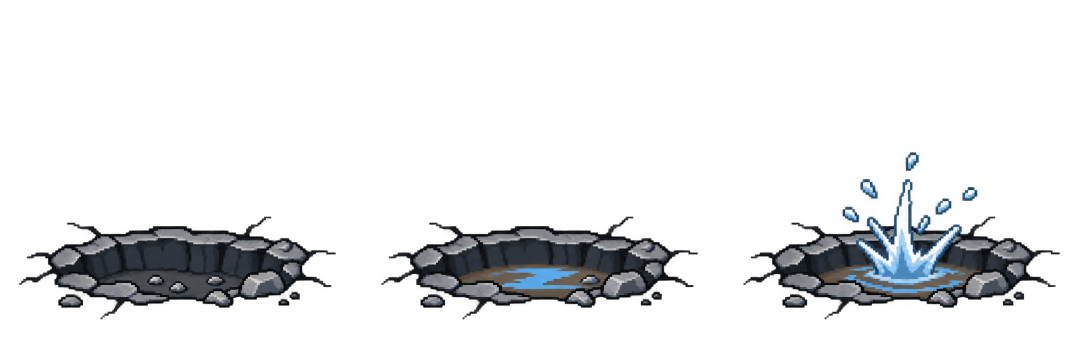
#> input picture prompts/street-hazards/pothole.png, 2172 x 724 px (shown at 1/2 size); its folder holds 3 pictures in this run
$ python prepare-street-hazards.py
#> lines starting #> are read from the running program, lines starting #| are printed output that depends on the picture; after the words box and inside, x2 and y2 are one past the last pixel; in counts of white or black regions, pixels touching at a corner belong together
"""Normalize ImageGen street decals; keep a common floor pivot and pothole rim.

Source PNGs with provenance: prompts/street-hazards/{pothole,manhole}.png.
Runtime cells are 256x192, with floor/collision center at (128,140), rendered at .5x.
"""
from pathlib import Path
import numpy as np
from PIL import Image,ImageDraw

ROOT=Path(__file__).resolve().parents[1]
SOURCE=ROOT/'prompts/street-hazards'
DEST=ROOT/'src/data/hazards'

def hard_alpha(image):
    image=image.copy();image.putalpha(image.getchannel('A').point(lambda a:255 if a>=160 else 0))
    return image

def row_cells(name,count=3):
#> called with name = 'pothole', count = 3
    im=Image.open(SOURCE/f'{name}.png').convert('RGBA')
#> im is the input picture: PIL image 2172x724 RGBA; mean R, G, B, A 11.1, 12.4, 14.4, 33.8
    return [hard_alpha(im.crop((round(i*im.width/count),0,round((i+1)*im.width/count),im.height))) for i in range(count)]

def at_pivot(im,pivot,ratio):
    # Keep coordinates shared instead of fitting each pose's visible bounds.
    width,height=round(im.width*ratio),round(im.height*ratio)
    scaled=im.resize((width,height),Image.Resampling.NEAREST)
    box=scaled.getbbox();assert box
    pose=scaled.crop(box)
    x=128+box[0]-round(pivot[0]*width/im.width);y=140+box[1]-round(pivot[1]*height/im.height)
    assert x>=2 and y>=2 and x+pose.width<=254 and y+pose.height<=190,(box,x,y,pose.size)
    out=Image.new('RGBA',(256,192));out.alpha_composite(pose,(x,y));return out

def save_strip(name,poses,colors=40):
    strip=Image.new('RGBA',(256*len(poses),192))
    # Shared limited palette, nearest-neighbor, hard alpha: no chroma/AA fringe.
    opaque=np.concatenate([np.asarray(p)[np.asarray(p)[:,:,3]>0,:3] for p in poses])
    palette=Image.fromarray(opaque.reshape(1,-1,3)).quantize(colors=colors,dither=Image.Dither.NONE)
    for i,pose in enumerate(poses):
        alpha=pose.getchannel('A');pose=pose.convert('RGB').quantize(palette=palette,dither=Image.Dither.NONE).convert('RGBA');pose.putalpha(alpha)
        strip.alpha_composite(pose,(i*256,0))
    strip.save(DEST/f'{name}.png')

def pothole():
    dry,wet,splash=row_cells('pothole')
    # Copy the exact original rim/outline, only replace its puddle interior.
    interior=Image.new('L',dry.size);ImageDraw.Draw(interior).polygon([(169,532),(233,516),(490,518),(573,546),(537,581),(448,594),(255,593),(143,566)],fill=255)
#> after `interior = Image.new('L', dry.size)`: interior: PIL image 724x724 L; every value is 0
#> after `ImageDraw.Draw(interior).polygon([(169, 532), (233, 516), (490, 518), `:
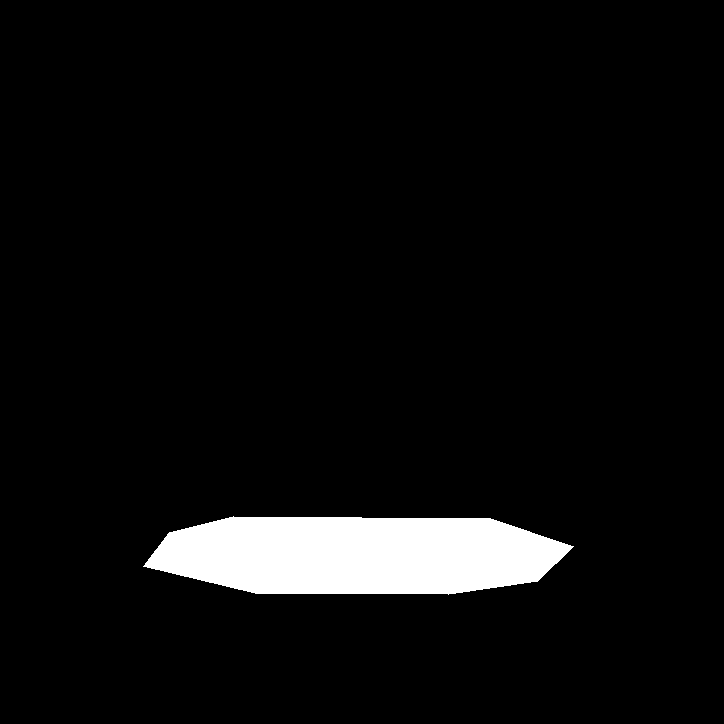
#> interior: PIL image 724x724 L; 5.2% white; 1 white region, box (x1, y1, x2, y2) and area: (143, 516, 574, 595) 27266
    wet=Image.composite(wet,dry,interior)
    arr=np.asarray(splash);yy=np.indices(arr.shape[:2])[0]
    blue=(arr[:,:,2].astype(float)>arr[:,:,0]*1.08)&(arr[:,:,2]>=arr[:,:,1]*.95)&(arr[:,:,2]>80)&(arr[:,:,3]>=160)&(yy<554)
#> blue: shape (724, 724) bool; 3.6% white; 120 white regions (93 under 20 px), largest, box (x1, y1, x2, y2) and area: (253, 359, 475, 554) 12993, (273, 358, 307, 397) 741, (423, 397, 455, 429) 596
    mask=Image.fromarray(np.maximum(np.asarray(interior),blue.astype('uint8')*255))
#> mask: PIL image 724x724 L; 7.7% white; 114 white regions (90 under 20 px), largest, box (x1, y1, x2, y2) and area: (139, 359, 574, 595) 34893, (273, 358, 307, 397) 741, (423, 397, 455, 429) 596
    splash=Image.composite(splash,wet,mask)
    save_strip('pothole',[at_pivot(p,(355,540),.39) for p in [dry,wet,splash]])
#> in at_pivot, `box = scaled.getbbox()`: box = (15, 169, 261, 249)
#> in at_pivot, `x = 128 + box[0] - round(pivot[0] * width / im.width)`: x = 5
#> in at_pivot, `y = 140 + box[1] - round(pivot[1] * height / im.height)`: y = 99
#> in at_pivot, `out = Image.new('RGBA', (256, 192))`: out: PIL image 256x192 RGBA; every value is 0
#> in at_pivot, `out.alpha_composite(pose, (x, y))`:
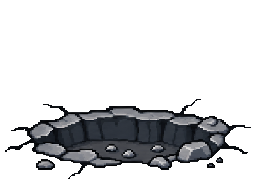
#> out: PIL image 256x192 RGBA; mean R, G, B, A 13.4, 14, 15.4, 53; transparent parts drawn white
#> call 3 of at_pivot, with pivot = (355, 540), ratio = 0.39
#> in at_pivot (call 3), `box = scaled.getbbox()`: box = (15, 119, 261, 249)
#> in at_pivot (call 3), `pose=scaled.crop(box)`:
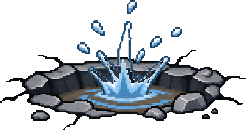
#> pose: PIL image 246x130 RGBA; mean R, G, B, A 28.5, 33.2, 37.9, 88; transparent parts drawn white
#> in at_pivot (call 3), `y = 140 + box[1] - round(pivot[1] * height / im.height)`: y = 49
#> in save_strip, `strip=Image.new('RGBA',(256*len(poses),192))`: strip: PIL image 768x192 RGBA; every value is 0
#> the loop in save_strip, `for i,pose in enumerate(poses):` made 3 passes

def manhole():
    poses=row_cells('manhole');out=[]
#> call 2 of row_cells, with name = 'manhole', count = 3
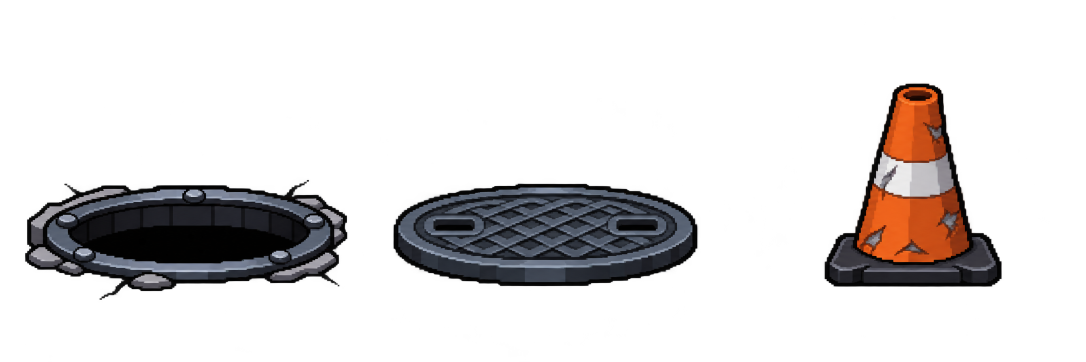
#> input picture prompts/street-hazards/manhole.png, 2172 x 724 px (shown at 1/2 size)
#> in row_cells, im is the input picture: PIL image 2172x724 RGBA; mean R, G, B, A 13.8, 11.3, 11.2, 47.6
#> after `poses = row_cells('manhole')`: poses = 3 items
    # Hole, detached lid and upright cone are separate sprites, not animation states.
    for i,im in enumerate(poses):
        box=im.getbbox();assert box
        if i==0:
            pivot=((box[0]+box[2])/2,(box[1]+box[3])/2)
            ratio=156/(box[2]-box[0])
        else:
            pivot=((box[0]+box[2])/2,box[3]-1 if i==2 else (box[1]+box[3])/2)
            ratio=(52/(box[3]-box[1])) if i==2 else 68/(box[2]-box[0])
        out.append(at_pivot(im,pivot,ratio))
#> this loop made 3 passes
#> (ratio, width in at_pivot, height in at_pivot, x in at_pivot, y in at_pivot) on passes 1 to 3: (0.243, 176, 176, 49, 111), (0.112, 81, 81, 94, 128), (0.128, 93, 93, 105, 88)
#> pass 1, in at_pivot (call 4), `scaled=im.resize((width,height),Image.Resampling.NEAREST)`:
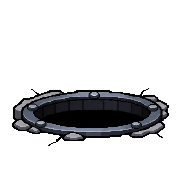
#> scaled: PIL image 176x176 RGBA; mean R, G, B, A 9.9, 10.3, 11.7, 53.6; transparent parts drawn white
#> after the loop, out = 3 items
    save_strip('manhole',out)
#> the loop in save_strip (call 2), `for i,pose in enumerate(poses):` made 3 passes
#> after the loop in save_strip (call 2), `for i,pose in enumerate(poses):`: alpha: PIL image 256x192 L; 2.8% white; 1 white region, box (x1, y1, x2, y2) and area: (105, 88, 150, 141) 1378

def manhole_v2():
    base,impact,lid,cone=row_cells('manhole-v2',4)
#> call 3 of row_cells, with name = 'manhole-v2', count = 4
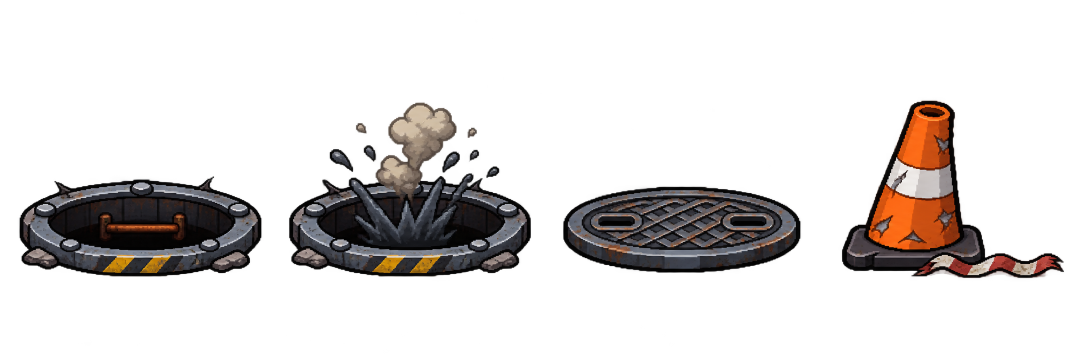
#> input picture prompts/street-hazards/manhole-v2.png, 2172 x 724 px (shown at 1/2 size)
#> in row_cells, im is the input picture: PIL image 2172x724 RGBA; mean R, G, B, A 15.9, 12.7, 11.5, 49.3
#> in hard_alpha (call 7), `image = image.copy()`:
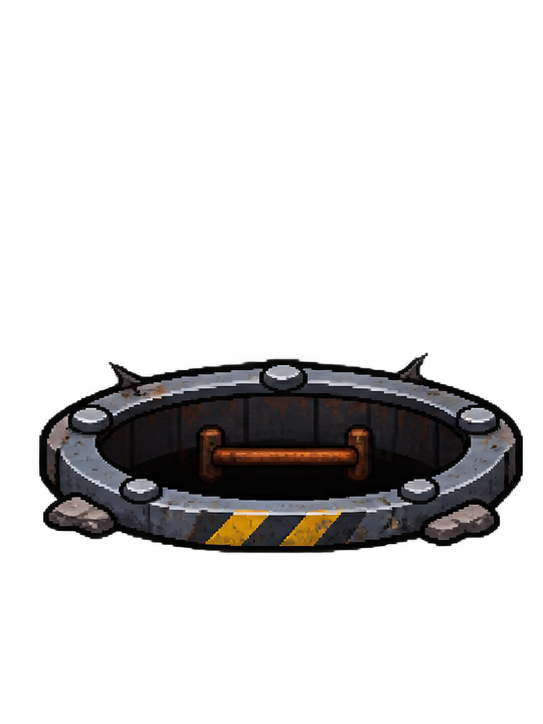
#> image: PIL image 543x724 RGBA; mean R, G, B, A 11.6, 10.5, 10.3, 50.3; transparent parts drawn white
    # Keep the worn safety paint yellow rather than merging it into cone/rust orange.
    arr=np.array(base);yy,xx=np.indices(arr.shape[:2]);rgb=arr[:,:,:3].astype(float)
    paint=(xx>180)&(xx<360)&(yy>500)&(arr[:,:,3]>0)&(rgb[:,:,0]>120)&(rgb[:,:,1]>75)&(rgb[:,:,0]>rgb[:,:,1]*1.3)&(rgb[:,:,2]<90)
    arr[:,:,1][paint]=(rgb[:,:,0][paint]*.8).astype('uint8');arr[:,:,2][paint]=(rgb[:,:,0][paint]*.25).astype('uint8')
    base=Image.fromarray(arr)
    # Correct the draft's five-pixel drift before extracting the rising effect.
    aligned=Image.new('RGBA',base.size);aligned.alpha_composite(impact,(5,0))
    arr=np.asarray(aligned);yy,xx=np.indices(arr.shape[:2])
    mask=Image.fromarray(((xx>=111)&(xx<=460)&(yy<500)&(arr[:,:,3]>0)).astype('uint8')*255)
    impact=Image.composite(aligned,base,mask)
    box=base.getbbox();pivot=((box[0]+box[2])/2,(box[1]+box[3])/2);ratio=156/(box[2]-box[0])
#> after `box = base.getbbox()`: box = (39, 353, 523, 553)
#> after `pivot = ((box[0] + box[2]) / 2, (box[1] + box[3]) / 2)`: pivot = (281, 453)
#> after `ratio = 156 / (box[2] - box[0])`: ratio = 0.322
    out=[at_pivot(im,pivot,ratio) for im in [base,impact]]
#> out = 2 items
    box=lid.getbbox();out.append(at_pivot(lid,((box[0]+box[2])/2,(box[1]+box[3])/2),68/(box[2]-box[0])))
#> after `box = lid.getbbox()`: box = (41, 374, 515, 545)
    arr=np.asarray(cone);rgb=arr[:,:,:3].astype(float)
    orange=(rgb[:,:,0]>100)&(rgb[:,:,0]>rgb[:,:,1]*1.4)&(rgb[:,:,0]>rgb[:,:,2]*1.8)&(arr[:,:,3]>0)
    xs=np.nonzero(orange)[1];box=cone.getbbox()
#> after `box = cone.getbbox()`: box = (55, 202, 498, 556)
    # Anchor on the rubber base under the cone, not the detached tape to its side.
    out.append(at_pivot(cone,((xs.min()+xs.max())/2,box[3]-1),52/(box[3]-box[1])))
    save_strip('manhole-v2',out,colors=64)

if __name__=='__main__':
    DEST.mkdir(exist_ok=True)
    pothole();manhole();manhole_v2()
